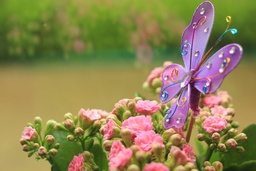
#> input picture 1 ano/LI/execicios/programa7/Imagens-suporte/flor.jpg, 256 x 171 px, shrunk from 1024 x 683 before the run
$ python -i photoEditor.py   (imports and definitions only)
#> lines starting #> are read from the running program, lines starting #| are printed output that depends on the picture
import PIL
from PIL import Image
from PIL import ExifTags
import os.path
import math


# [61 lines left out: functions main, main2, main3, main4, main5, not called in this run]

def main6(fileName):

    def is_edge(im, x, y, diff, bw):
        width, height = im.size
        p = im.getpixel((x, y))

        if 0 < x < width - 1 and 0 < y < height - 1:
        # Check vertical neighbors
            for vy in [-1, 1]:
                px = im.getpixel((x, y + vy))
                if abs(p[0] - px[0]) > diff:
                    return (0, 0, 0) #(0, 128, 128)

        # Check horizontal neighbors
            for vx in [-1, 1]:
                px = im.getpixel((x + vx, y))
                if abs(p[0] - px[0]) > diff:
                    return (0, 0, 0) #(0, 128, 128)

        return (255, 128, 128) if bw else p  # Return edge pixel or original

    def process_image(fileName):
#> called with fileName = 'Imagens-suporte/flor.jpg'
        im = Image.open(fileName).convert("RGB")
#> im is the input picture: PIL image 256x171 RGB; mean R, G, B 142.6, 130.4, 82.4
        width, height = im.size
#> width = 256; height = 171
        new_im = Image.new("RGB", (width, height))
#> new_im: PIL image 256x171 RGB; every value is 0
        #important structure
        for x in range(width):
            for y in range(height):
                new_pixel = is_edge(im, x, y, diff=30, bw=1)
                new_im.putpixel((x, y), new_pixel)
#> this loop made 256 passes
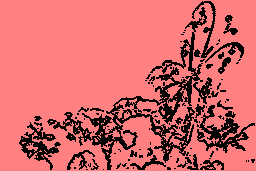
#> new_im: PIL image 256x171 RGB; mean R, G, B 209.5, 105.2, 105.2

        new_im.save(fileName + "-4bits.jpg")

# Example usage:
    process_image(fileName)

# [21 lines left out: function main7, not called in this run]


# [11 lines of commented-out code are left out]
# [2 lines not run here, left out]

>>> result = main6('Imagens-suporte/flor.jpg')

$ run again, on 1 ano/LI/execicios/programa7/sala-jpeg-multiplas-streams/sala-original.JPG
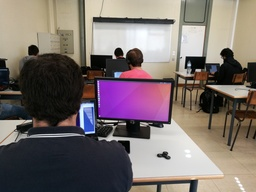
#> input picture 1 ano/LI/execicios/programa7/sala-jpeg-multiplas-streams/sala-original.JPG, 256 x 192 px, shrunk from 3968 x 2976 before the run
#> in process_image, im is the input picture: PIL image 256x192 RGB; mean R, G, B 121.6, 110.5, 108.2
#> the loop in process_image, `for x in range(width):` made 256 passes
#> after the loop in process_image, `for x in range(width):`:
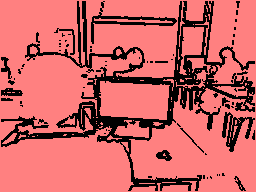
#> new_im: PIL image 256x192 RGB; mean R, G, B 204, 102.4, 102.4
